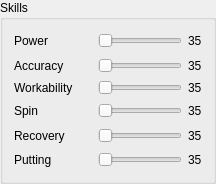
             <widget class="QGroupBox" name="grpSkills">
              <property name="enabled">
               <bool>true</bool>
              </property>
              <property name="title">
               <string>Skills</string>
              </property>
              <layout class="QGridLayout" name="gridLayout">
               <item row="0" column="0">
                <layout class="QHBoxLayout" name="horizontalLayout_18">
                 <item>
                  <widget class="QLabel" name="label_5">
                   <property name="text">
                    <string>Power</string>
                   </property>
                  </widget>
                 </item>
                 <item>
                  <spacer name="horizontalSpacer_12">
                   <property name="orientation">
                    <enum>Qt::Horizontal</enum>
                   </property>
                   <property name="sizeHint" stdset="0">
                    <size>
                     <width>40</width>
                     <height>20</height>
                    </size>
                   </property>
                  </spacer>
                 </item>
                </layout>
               </item>
               <item row="0" column="1">
                <widget class="QSlider" name="sldrPower">
                 <property name="enabled">
                  <bool>false</bool>
                 </property>
                 <property name="minimum">
                  <number>35</number>
                 </property>
                 <property name="maximum">
                  <number>100</number>
                 </property>
                 <property name="orientation">
                  <enum>Qt::Horizontal</enum>
                 </property>
                 <property name="tickPosition">
                  <enum>QSlider::NoTicks</enum>
                 </property>
                </widget>
               </item>
               <item row="0" column="2">
                <widget class="QLabel" name="lblPower">
                 <property name="text">
                  <string>35</string>
                 </property>
                </widget>
               </item>
               <item row="1" column="0">
                <layout class="QHBoxLayout" name="horizontalLayout_17">
                 <item>
                  <widget class="QLabel" name="label_7">
                   <property name="text">
                    <string>Accuracy</string>
                   </property>
                  </widget>
                 </item>
                 <item>
                  <spacer name="horizontalSpacer_13">
                   <property name="orientation">
                    <enum>Qt::Horizontal</enum>
                   </property>
                   <property name="sizeHint" stdset="0">
                    <size>
                     <width>16</width>
                     <height>17</height>
                    </size>
                   </property>
                  </spacer>
                 </item>
                </layout>
               </item>
               <item row="1" column="1">
                <widget class="QSlider" name="sldrAccuracy">
                 <property name="enabled">
                  <bool>false</bool>
                 </property>
                 <property name="minimum">
                  <number>35</number>
                 </property>
                 <property name="maximum">
                  <number>100</number>
                 </property>
                 <property name="orientation">
                  <enum>Qt::Horizontal</enum>
                 </property>
                </widget>
               </item>
               <item row="1" column="2">
                <widget class="QLabel" name="lblAccuracy">
                 <property name="text">
                  <string>35</string>
                 </property>
                </widget>
               </item>
               <item row="2" column="0">
                <layout class="QHBoxLayout" name="horizontalLayout_16">
                 <item>
                  <widget class="QLabel" name="label_14">
                   <property name="text">
                    <string>Workability</string>
                   </property>
                  </widget>
                 </item>
                 <item>
                  <spacer name="horizontalSpacer_14">
                   <property name="orientation">
                    <enum>Qt::Horizontal</enum>
                   </property>
                   <property name="sizeHint" stdset="0">
                    <size>
                     <width>19</width>
                     <height>14</height>
                    </size>
                   </property>
                  </spacer>
                 </item>
                </layout>
               </item>
               <item row="2" column="1">
                <widget class="QSlider" name="sldrWorkability">
                 <property name="enabled">
                  <bool>false</bool>
                 </property>
                 <property name="minimum">
                  <number>35</number>
                 </property>
                 <property name="maximum">
                  <number>100</number>
                 </property>
                 <property name="orientation">
                  <enum>Qt::Horizontal</enum>
                 </property>
                </widget>
               </item>
               <item row="2" column="2">
                <widget class="QLabel" name="lblWorkability">
                 <property name="text">
                  <string>35</string>
                 </property>
                </widget>
               </item>
               <item row="3" column="0">
                <layout class="QHBoxLayout" name="horizontalLayout_15">
                 <item>
                  <widget class="QLabel" name="label_15">
                   <property name="text">
                    <string>Spin</string>
                   </property>
                  </widget>
                 </item>
                 <item>
                  <spacer name="horizontalSpacer_15">
                   <property name="orientation">
                    <enum>Qt::Horizontal</enum>
                   </property>
                   <property name="sizeHint" stdset="0">
                    <size>
                     <width>43</width>
                     <height>20</height>
                    </size>
                   </property>
                  </spacer>
                 </item>
                </layout>
               </item>
               <item row="3" column="1">
                <widget class="QSlider" name="sldrSpin">
                 <property name="enabled">
                  <bool>false</bool>
                 </property>
                 <property name="minimum">
                  <number>35</number>
                 </property>
                 <property name="maximum">
                  <number>100</number>
                 </property>
                 <property name="orientation">
                  <enum>Qt::Horizontal</enum>
                 </property>
                </widget>
               </item>
               <item row="3" column="2">
                <widget class="QLabel" name="lblSpin">
                 <property name="text">
                  <string>35</string>
                 </property>
                </widget>
               </item>
               <item row="4" column="0">
                <layout class="QHBoxLayout" name="horizontalLayout_14">
                 <item>
                  <widget class="QLabel" name="label_16">
                   <property name="text">
                    <string>Recovery</string>
                   </property>
                  </widget>
                 </item>
                 <item>
                  <spacer name="horizontalSpacer_16">
                   <property name="orientation">
                    <enum>Qt::Horizontal</enum>
                   </property>
                   <property name="sizeHint" stdset="0">
                    <size>
                     <width>13</width>
                     <height>17</height>
                    </size>
                   </property>
                  </spacer>
                 </item>
                </layout>
               </item>
               <item row="4" column="1">
                <widget class="QSlider" name="sldrRecovery">
                 <property name="enabled">
                  <bool>false</bool>
                 </property>
                 <property name="minimum">
                  <number>35</number>
                 </property>
                 <property name="maximum">
                  <number>100</number>
                 </property>
                 <property name="orientation">
                  <enum>Qt::Horizontal</enum>
                 </property>
                </widget>
               </item>
               <item row="4" column="2">
                <widget class="QLabel" name="lblRecovery">
                 <property name="text">
                  <string>35</string>
                 </property>
                </widget>
               </item>
               <item row="5" column="0">
                <layout class="QHBoxLayout" name="horizontalLayout_13">
                 <item>
                  <widget class="QLabel" name="label_17">
                   <property name="text">
                    <string>Putting</string>
                   </property>
                  </widget>
                 </item>
                 <item>
                  <spacer name="horizontalSpacer_17">
                   <property name="orientation">
                    <enum>Qt::Horizontal</enum>
                   </property>
                   <property name="sizeHint" stdset="0">
                    <size>
                     <width>40</width>
                     <height>20</height>
                    </size>
                   </property>
                  </spacer>
                 </item>
                </layout>
               </item>
               <item row="5" column="1">
                <widget class="QSlider" name="sldrPutting">
                 <property name="enabled">
                  <bool>false</bool>
                 </property>
                 <property name="minimum">
                  <number>35</number>
                 </property>
                 <property name="maximum">
                  <number>100</number>
                 </property>
                 <property name="orientation">
                  <enum>Qt::Horizontal</enum>
                 </property>
                </widget>
               </item>
               <item row="5" column="2">
                <widget class="QLabel" name="lblPutting">
                 <property name="text">
                  <string>35</string>
                 </property>
                </widget>
               </item>
              </layout>
             </widget>
